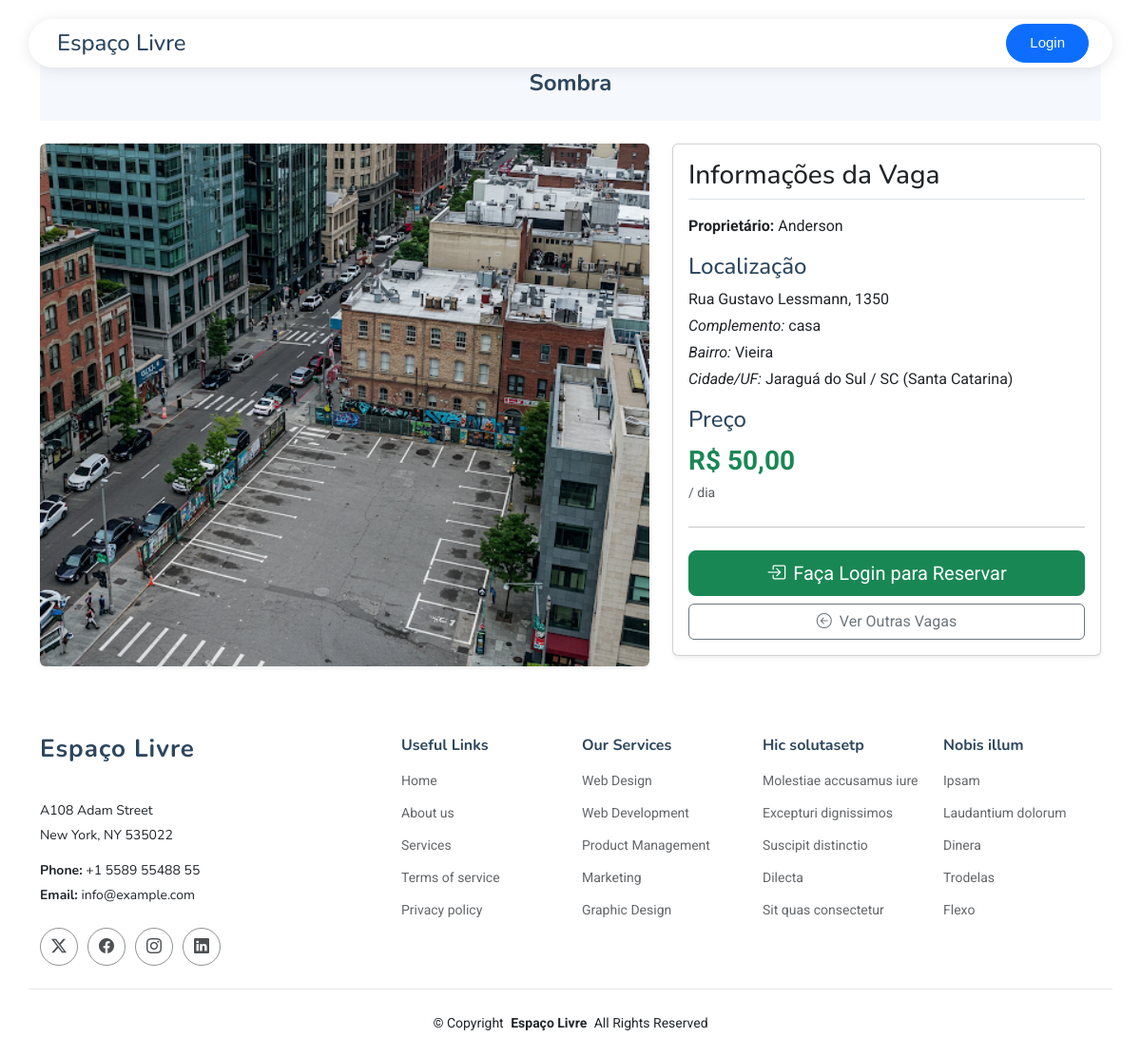
/detalhes_vaga.php?id=2, run on the app's committed database.
### tables this page shows
CREATE TABLE `vagas` (
  `id` int(11) NOT NULL,
  `descricao` text NOT NULL,
  `cep` varchar(10) NOT NULL,
  `cidade` varchar(255) NOT NULL,
  `bairro` varchar(255) NOT NULL,
  `endereco` varchar(255) NOT NULL,
  `numero` varchar(20) DEFAULT NULL,
  `complemento` varchar(255) DEFAULT NULL,
  `foto_vaga` varchar(255) NOT NULL,
  `preco` decimal(10,2) NOT NULL,
  `id_uf` int(11) NOT NULL,
  `id_usuario` int(11) NOT NULL,
  `status_vaga` enum('ativa','inativa') NOT NULL DEFAULT 'ativa' COMMENT 'Status da vaga: ativa para listagem, inativa para não aparecer nas buscas',
  `dataCadastro` date DEFAULT curdate()
);

CREATE TABLE `usuarios` (
  `id` int(11) NOT NULL,
  `nome` varchar(255) NOT NULL,
  `cpf` varchar(20) DEFAULT NULL,
  `telefone` varchar(20) DEFAULT NULL,
  `email` varchar(255) NOT NULL,
  `senha` varchar(255) NOT NULL,
  `dataCadastro` date DEFAULT curdate(),
  `nivel_acesso` int(11) NOT NULL DEFAULT 1 COMMENT '1=Usuário Padrão, 2=Administrador'
);

CREATE TABLE `estados` (
  `id` int(11) NOT NULL,
  `uf` varchar(2) NOT NULL,
  `nome` varchar(50) NOT NULL
);

### detalhes_vaga.php (the view, shortened to what this page needs)
<?php
include_once 'conexao.php';
$id_vaga_get = filter_input(INPUT_GET, 'id', FILTER_VALIDATE_INT);
$vaga = null;
$feedback_message = null;
if (!$id_vaga_get) {
    $feedback_message = ['type' => 'danger', 'message' => 'ID da vaga inválido ou não fornecido.'];
} else {
    try {
        $sql = "SELECT v.*,
                       e.nome AS estado_nome, e.uf AS estado_uf,
                       u.nome AS proprietario_nome
                FROM vagas v
                LEFT JOIN estados e ON v.id_uf = e.id
                LEFT JOIN usuarios u ON v.id_usuario = u.id
                WHERE v.id = :id_vaga";
        $stmt = $conn->prepare($sql);
        $stmt->bindParam(':id_vaga', $id_vaga_get, PDO::PARAM_INT);
        $stmt->execute();
        $vaga = $stmt->fetch(PDO::FETCH_ASSOC);
    } catch (PDOException $e) {
        error_log("Erro ao buscar detalhes da vaga ID $id_vaga_get: " . $e->getMessage());
        $feedback_message = ['type' => 'danger', 'message' => 'Erro ao carregar detalhes da vaga. Tente novamente mais tarde.'];
    }
}
?>
<!DOCTYPE html>
<html lang="pt-br">
<?php require_once 'components/head.php';  ?>
<body>
    <?php require_once 'components/header.php';  ?>
    <main class="main">
        <div class="container mt-4 pt-lg-4">
            <?php if ($vaga): ?>
                <div class="page-title light-background mb-4">
                    <div class="container">
                        <h1 class="mb-0 display-5"><?= htmlspecialchars($vaga['descricao']) ?></h1>
                    </div>
                </div>
                <div class="row">
                    <div class="col-lg-7 mb-4">
                        <?php if (!empty($vaga['foto_vaga'])): ?>
                            <img src="<?= htmlspecialchars($vaga['foto_vaga']) ?>" class="img-fluid rounded shadow-sm" alt="Foto da Vaga: <?= htmlspecialchars($vaga['descricao']) ?>" style="width:100%; max-height: 550px; object-fit: cover;">
                        <?php else: ?>
                            <div class="bg-light rounded d-flex align-items-center justify-content-center text-muted" style="height: 300px; width:100%;">
                                <i class="bi bi-image" style="font-size: 3rem;"></i> <span class="ms-2">Sem imagem disponível</span>
                            </div>
                        <?php endif; ?>
                    </div>
                    <div class="col-lg-5">
                        <div class="card shadow-sm">
                            <div class="card-body">
                                <h3 class="card-title border-bottom pb-2 mb-3">Informações da Vaga</h3>
                                <p><strong>Proprietário:</strong> <?= htmlspecialchars($vaga['proprietario_nome']) ?></p>
                                <h4 class="mt-3">Localização</h4>
                                <p class="mb-1"><?= htmlspecialchars($vaga['endereco']) ?>, <?= htmlspecialchars($vaga['numero']) ?></p>
                                <?php if (!empty($vaga['complemento'])): ?>
                                    <p class="mb-1"><em>Complemento:</em> <?= htmlspecialchars($vaga['complemento']) ?></p>
                                <?php endif; ?>
                                <p class="mb-1"><em>Bairro:</em> <?= htmlspecialchars($vaga['bairro']) ?></p>
                                <p><em>Cidade/UF:</em> <?= htmlspecialchars($vaga['cidade']) ?> / <?= htmlspecialchars($vaga['estado_uf']) ?> (<?= htmlspecialchars($vaga['estado_nome']) ?>)</p>
                                <h4 class="mt-3">Preço</h4>
                                <p class="fs-3 fw-bold text-success mb-0">R$ <?= number_format($vaga['preco'], 2, ',', '.') ?></p>
                                <p class="text-muted"><small>/ dia</small></p>
                                <hr class="my-4">
                                <?php
                                $voltar_para = "buscaVagas.php";
                                $texto_voltar = "Ver Outras Vagas";
                                if (isset($_SESSION['id'])) {
                                    if ($_SESSION['id'] == $vaga['id_usuario']) {
                                        echo '<a href="editVaga.php?id=' . $vaga['id'] . '" class="btn btn-primary w-100 mb-2"><i class="bi bi-pencil-square me-2"></i>Editar Minha Vaga</a>';
                                    } else {
                                        echo '<a href="cadastrarReserva.php?id=' . $vaga['id'] . '" class="btn btn-success btn-lg w-100 mb-2"><i class="bi bi-calendar-check me-2"></i>Reservar Esta Vaga</a>';
                                    }
                                } else {
                                    echo '<a href="login.php?redirect=detalhes_vaga.php?id=' . $vaga['id'] . '" class="btn btn-success btn-lg w-100 mb-2"><i class="bi bi-box-arrow-in-right me-2"></i>Faça Login para Reservar</a>';
                                }
                                echo '<a href="' . htmlspecialchars($voltar_para) . '" class="btn btn-outline-secondary w-100"><i class="bi bi-arrow-left-circle me-2"></i>' . $texto_voltar . '</a>';
                                ?>
                            </div>
                        </div>
                    </div>
                </div>
            <?php elseif (!$feedback_message && !$id_vaga_get):  ?>
                <div class="alert alert-info text-center">Por favor, especifique uma vaga para ver os detalhes. <a href="buscaVagas.php">Buscar vagas</a>.</div>
            <?php endif; ?>
        </div>
    </main>
    <?php require_once 'components/footer.php';  ?>
</body>
</html>

### assets/css/main.css (style rules this page uses)
:root { --default-font: "Roboto", system-ui, -apple-system, "Segoe UI", Roboto, "Helvetica Neue", Arial, "Noto Sans", "Liberation Sans", sans-serif, "Apple Color Emoji", "Segoe UI Emoji", "Segoe UI Symbol", "Noto Color Emoji"; --heading-font: "Nunito", sans-serif; --nav-font: "Inter", sans-serif; }
:root { --background-color: #ffffff; --default-color: #212529; --heading-color: #2d465e; --accent-color: #0d83fd; --surface-color: #ffffff; --contrast-color: #ffffff; }
:root { --nav-color: #212529; --nav-hover-color: #0d83fd; --nav-mobile-background-color: #ffffff; --nav-dropdown-background-color: #ffffff; --nav-dropdown-color: #212529; --nav-dropdown-hover-color: #0d83fd; }
.light-background { --background-color: #f3f9ff; --surface-color: #ffffff; }
:root { scroll-behavior: smooth; }
body { color: var(--default-color); background-color: var(--background-color); font-family: var(--default-font); }
a { color: var(--accent-color); text-decoration: none; transition: 0.3s; }
h1, h2, h3, h4, h5, h6 { color: var(--heading-color); font-family: var(--heading-font); }
.page-title { color: var(--default-color); background-color: var(--background-color); padding: 170px 0 80px 0; text-align: center; position: relative; }
.page-title h1 { font-size: 42px; font-weight: 700; margin-bottom: 10px; }

### data on the page
vagas: descricao "Sombra", foto_vaga (picture), id_usuario.nome "Anderson", endereco "Rua Gustavo Lessmann", numero "1350", complemento "casa", bairro "Vieira", cidade "Jaraguá do Sul", id_uf.uf "SC", id_uf.nome "Santa Catarina", preco "50,00"

### other printed values
$texto_voltar "Ver Outras Vagas"
